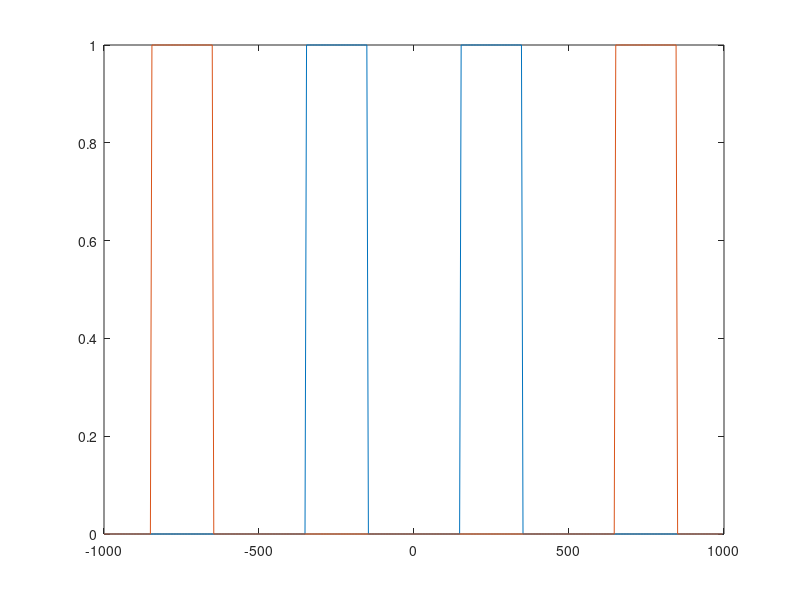

Reproduce this figure in MATLAB.
clc;
close all
clearvars
%BPF Filter Code testing
to = 0.1;
fs = 2000;
ts = 1 / fs;
f1 = 250;
f2 = 750;
t = -to : ts : to ;
N = length(t);
fn = (0 : N - 1) / (N / fs) - fs / 2; %what is this

BW=200;
H1 = zeros(1, N);
H2 = zeros(1, N);
H1(((fn <= f1 + BW / 2) & (fn >= f1 - BW / 2))) = 1;
H1(((fn <= -f1 + BW / 2) & (fn >= -f1 - BW / 2))) = 1;
plot(fn, H1)
hold on
H2(((fn <= f2 + BW / 2) & (fn >= f2 - BW / 2))) = 1;
H2(((fn <= -f2 + BW / 2) & (fn >= -f2 - BW / 2))) = 1;
plot(fn, H2)
